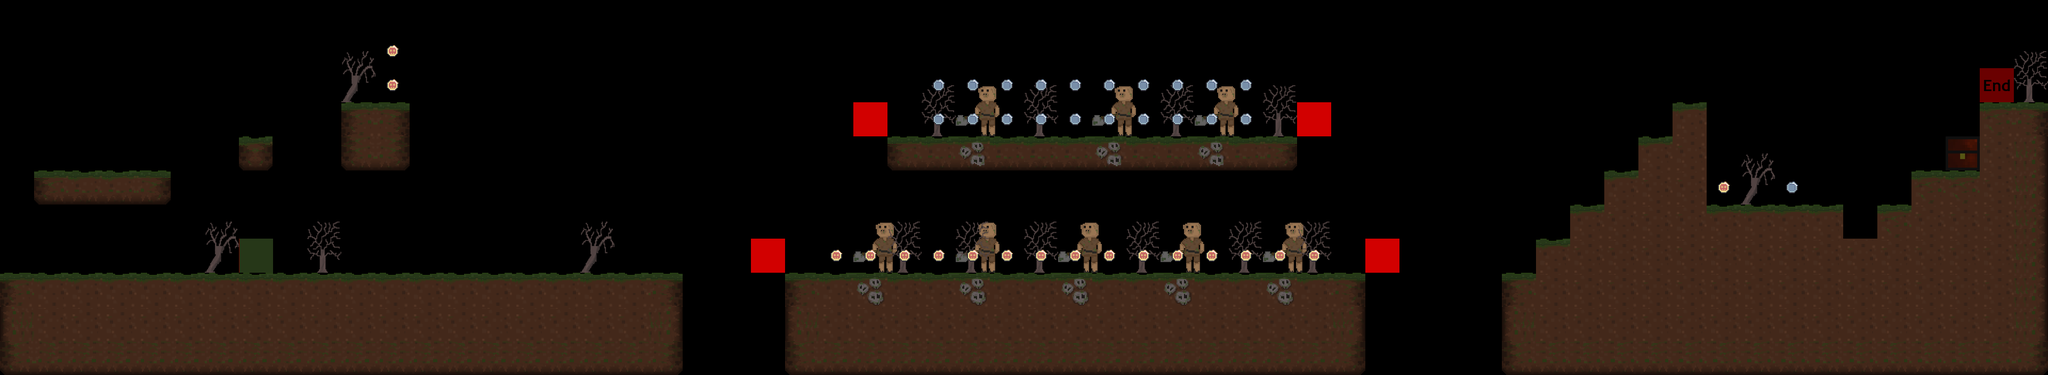

Tiled map render using the project's own tile images. Description and the map definition, with tile-layer contents summarised, below:
An orthogonal 60x11 tile map with 64x64 px tiles, 7 tile layers (terrain, crates, enemies, constraints, ...), 7 tilesets.

<map version="1.5" tiledversion="1.7.2" orientation="orthogonal" renderorder="right-down" width="60" height="11" tilewidth="64" tileheight="64" infinite="0" nextlayerid="8" nextobjectid="1">
 <editorsettings>
  <export target="../4/level_4.csv" format="csv" />
 </editorsettings>
 <tileset firstgid="1" source="../tilesets/terrain.tsx" />
 <tileset firstgid="50" source="../tilesets/crate.tsx" />
 <tileset firstgid="51" source="../tilesets/setup_tile1.tsx" />
 <tileset firstgid="52" source="../tilesets/setup_tile.tsx" />
 <tileset firstgid="80" source="../tilesets/tree.tsx" />
 <tileset firstgid="82" source="../tilesets/coins.tsx" />
 <tileset firstgid="84" source="../tilesets/setup_tiles.tsx" />
 <layer id="1" name="terrain" width="60" height="11">
  <data>[660 cells, 222 non-empty, 16 distinct tile ids]</data>
 </layer>
 <layer id="2" name="crates" width="60" height="11">
  <data>[660 cells, 1 non-empty, 1 distinct tile ids]</data>
 </layer>
 <layer id="3" name="enemies" width="60" height="11">
  <data>[660 cells, 8 non-empty, 1 distinct tile ids]</data>
 </layer>
 <layer id="4" name="constraints" width="60" height="11">
  <data>[660 cells, 4 non-empty, 1 distinct tile ids]</data>
 </layer>
 <layer id="5" name="tree" width="60" height="11">
  <data>[660 cells, 16 non-empty, 2 distinct tile ids]</data>
 </layer>
 <layer id="6" name="coins" width="60" height="11">
  <data>[660 cells, 39 non-empty, 2 distinct tile ids]</data>
 </layer>
 <layer id="7" name="player" width="60" height="11">
  <data>[660 cells, 5 non-empty, 3 distinct tile ids]</data>
 </layer>
</map>
